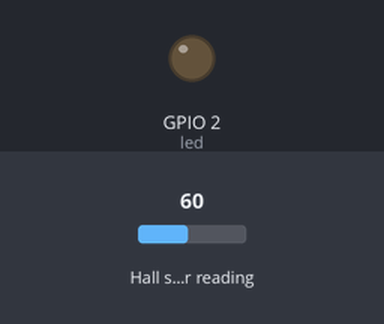
Simulated run of this program. Board: ESP32 board running MicroPython. Shown: output pins drawn as LEDs (lit = HIGH). The test bench sets the inputs (shaded band); at power-on: Hall sensor reading 60.

Above: at 0.1 s.
At 1.0 s:
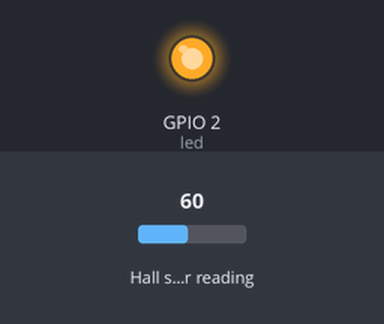
Timing chart, 0 to 2.5 s (numbered marks = the images above):
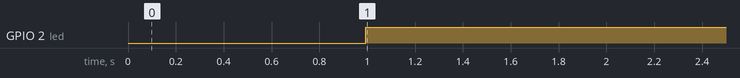

The program:

hall_switch.py
```python
import esp32, time
from machine import Pin

SAMPLES = 1000
THRESHOLD = 40

led = Pin(2, Pin.OUT)

def clean_hall_read():
  value = 0;
  for i in range(SAMPLES):
    value += esp32.hall_sensor()
    time.sleep_us(100)
  return value // SAMPLES

while True:
  if abs(clean_hall_read()) > THRESHOLD:
    led.on()
  else:
    led.off()
```

Measured:
- by itself, GPIO 2 (led): LOW → HIGH at 0.99 s
